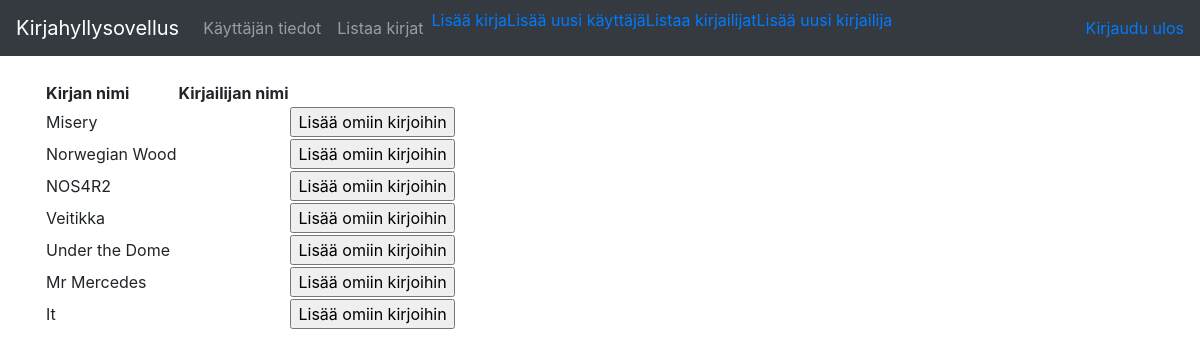
Screenshot of /books/ (signed in) with the database file from the repository.
### application/books/models.py (models this page shows, shortened)
class Book(Base):
    name = db.Column(db.String(144), nullable=False)

### application/books/views.py (the view)
@app.route("/books/", methods=["GET"])
def books_index():
    user = current_user
    books = Book.query.all()
    for book in books:
        print(book.id)
        print(book.name)
    return render_template("books/list.html", books=Book.query.all(), user=user)

### application/__init__.py (called while the page is built)
@login_manager.user_loader
def load_user(user_id):
    return User.query.get(user_id)

### application/templates/books/list.html (shortened to what this page needs)
{% extends "layout.html" %}
{% block body %}
  <table>
    <tr>
      <th>Kirjan nimi</th>
      <th>Kirjailijan nimi</th>
      <th></th>
    </tr>
    {% for book in books %}
    <tr>
      <td>{{ book.name }}</td>
      <td></td>
      <td>
        <form method="POST" action="{{ url_for('book_add_to_user', book_id=book.id) }}">
            <input type="submit" value="Lisää omiin kirjoihin"/>
        </form>
      </td>
    </tr>
    {% endfor %}
  </table>
{% endblock %}

### rows the page displays
Book: name "Misery"
Book: name "Norwegian Wood"
Book: name "NOS4R2"
Book: name "Veitikka"
Book: name "Under the Dome"
Book: name "Mr Mercedes"
Book: name "It"
